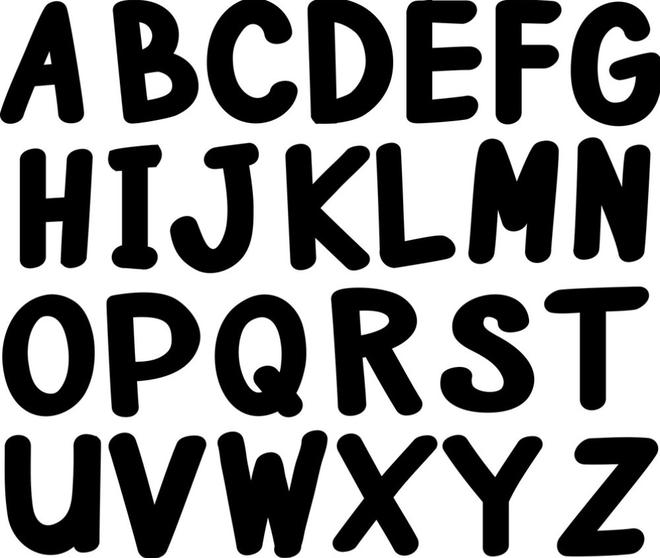
#> input picture image processing codes/KODLAR13_Morfolojik_Operatorler/KODLAR13_Morfolojik_Operatorler/yazi.jpg, 660 x 558 px
$ python HAFTA8_K3_open.py
#> lines starting #> are read from the running program, lines starting #| are printed output that depends on the picture; after the words box and inside, x2 and y2 are one past the last pixel; in counts of white or black regions, pixels touching at a corner belong together
# -*- coding: utf-8 -*-
"""
Created on Fri May  5 10:34:02 2023

@author: MUOZIC
"""

import cv2
import numpy as np
import matplotlib.pyplot as plt

img = cv2.imread("yazi.jpg", 0)
#> img is the input picture: shape (558, 660); min 0, max 255, mean 141.7

binr = cv2.threshold(img, 0, 255, cv2.THRESH_BINARY+cv2.THRESH_OTSU)[1]
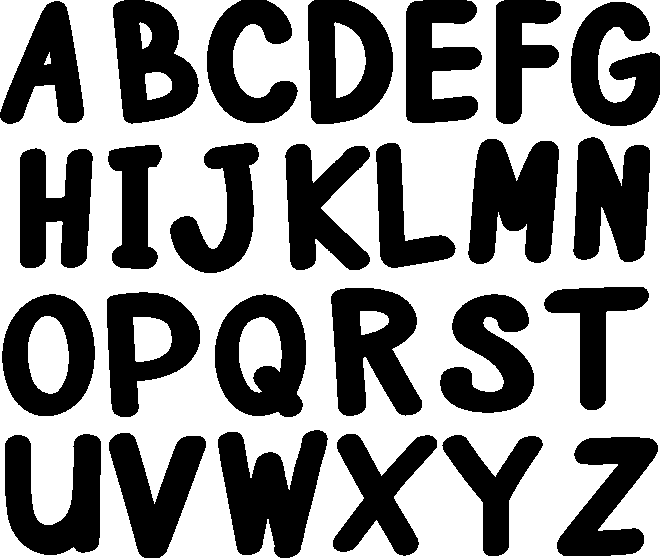
#> binr: shape (558, 660); 55.6% white; 26 black regions, largest, box (x1, y1, x2, y2) and area: (218, 430, 328, 558) 8682, (468, 139, 559, 264) 8175, (331, 288, 422, 416) 7789

kernel = np.ones((5, 5), np.uint8)

invert = cv2.bitwise_not(binr)

opening = cv2.morphologyEx(invert, cv2.MORPH_OPEN,kernel, iterations=5)
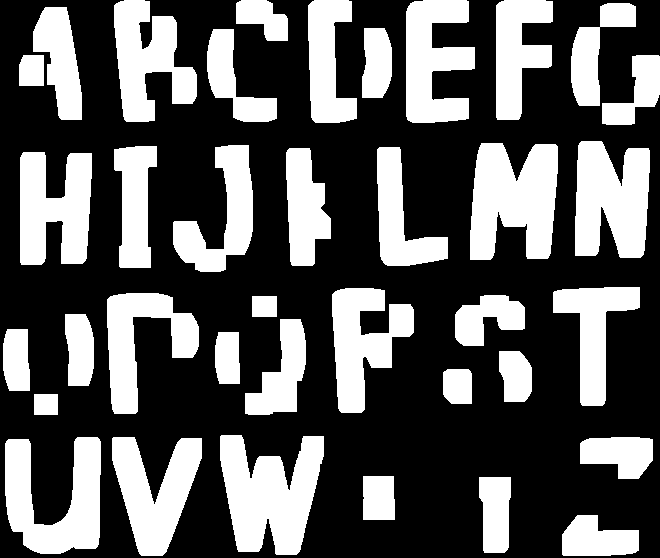
#> opening: shape (558, 660); 35.5% white; 37 white regions, largest, box (x1, y1, x2, y2) and area: (220, 435, 324, 555) 8321, (470, 143, 558, 260) 7853, (575, 141, 650, 258) 7009

cv2.imshow("original",invert)
cv2.imshow("opening",opening)


cv2.waitKey(0)
cv2.destroyAllWindows()

$ run again, with image processing codes/KODLAR13_Morfolojik_Operatorler/KODLAR13_Morfolojik_Operatorler/coins.jpg copied over image processing codes/KODLAR13_Morfolojik_Operatorler/KODLAR13_Morfolojik_Operatorler/yazi.jpg
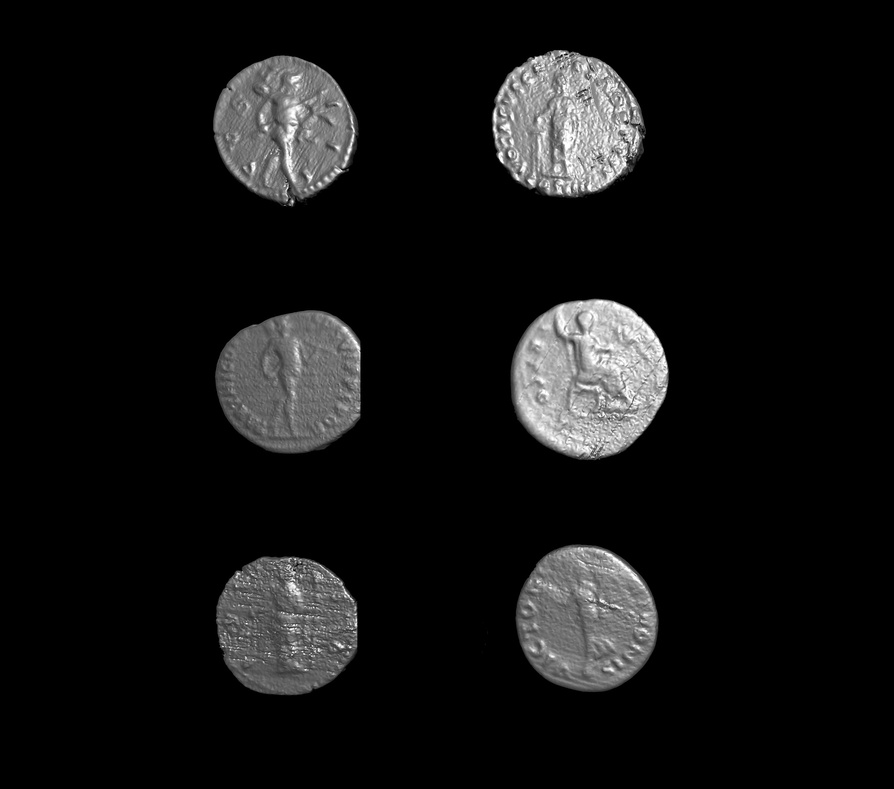
#> input picture image processing codes/KODLAR13_Morfolojik_Operatorler/KODLAR13_Morfolojik_Operatorler/coins.jpg, 894 x 789 px, shrunk from 2324 x 2052 before the run
#> img is the input picture: shape (789, 894); min 0, max 255, mean 19.4
#> `binr = cv2.threshold(img, 0, 255, cv2.THRESH_BINARY+cv2.THRESH_OTSU)[1]`:
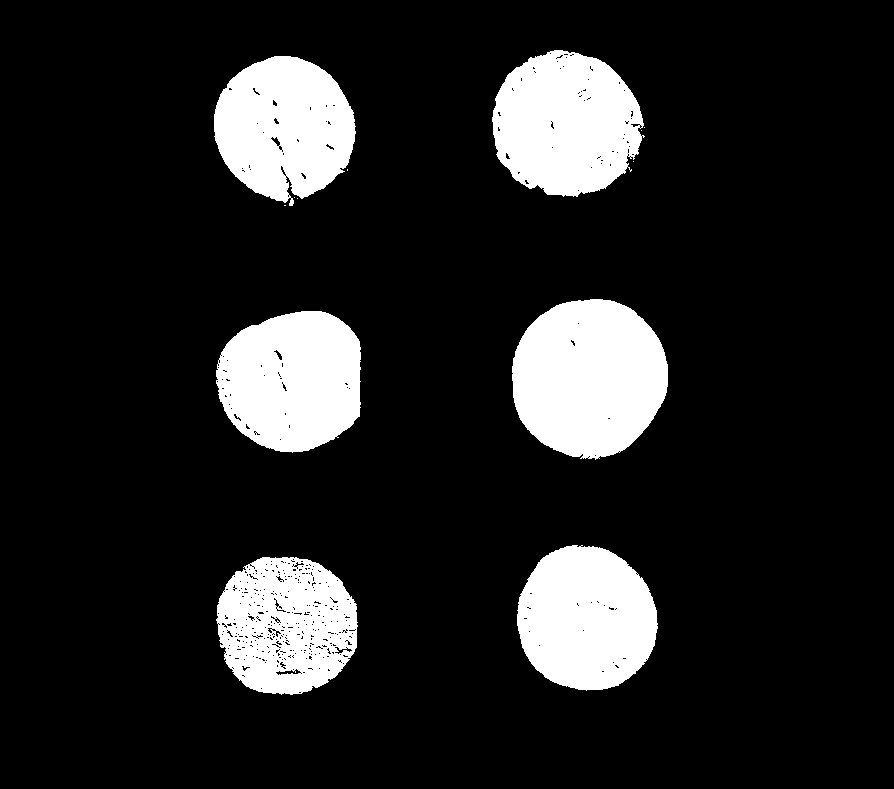
#> binr: shape (789, 894); 14% white; 13 white regions (7 under 20 px), largest, box (x1, y1, x2, y2) and area: (512, 299, 668, 460) 19598, (492, 50, 645, 197) 16904, (216, 311, 361, 453) 16352, (517, 545, 658, 691) 15954, (214, 56, 356, 206) 15509, (216, 557, 358, 695) 14572
#> `opening = cv2.morphologyEx(invert, cv2.MORPH_OPEN,kernel, iterations=5)`:
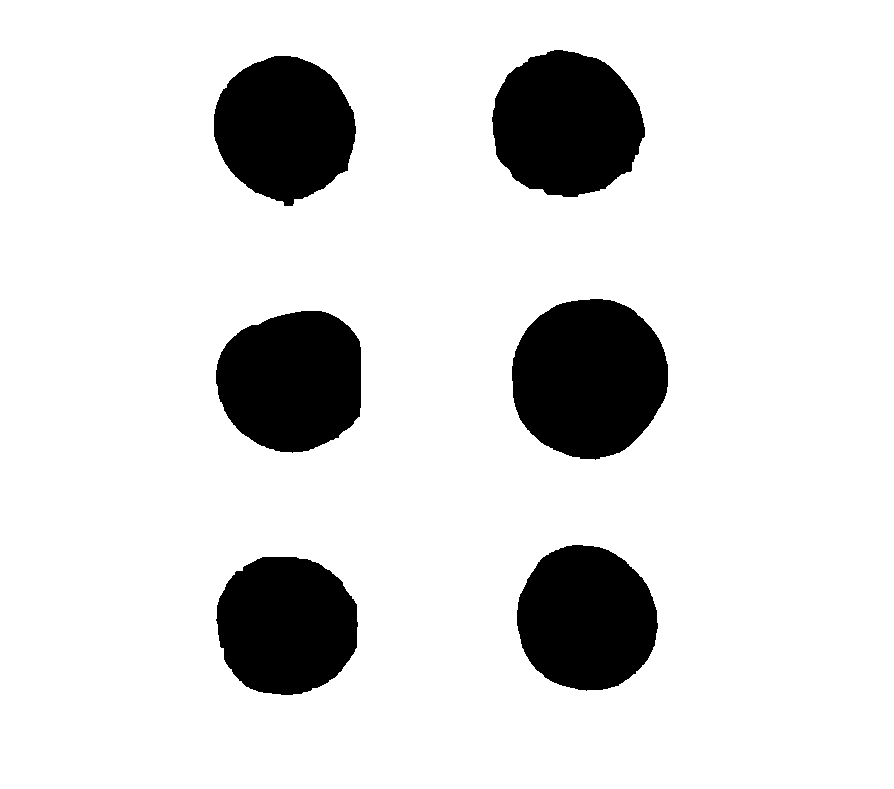
#> opening: shape (789, 894); 85.7% white; 6 black regions, box (x1, y1, x2, y2) and area: (512, 299, 668, 460) 19637, (492, 50, 645, 197) 17259, (216, 311, 361, 453) 16544, (517, 545, 658, 691) 16026, (214, 56, 356, 206) 15846, (216, 557, 358, 695) 15673
